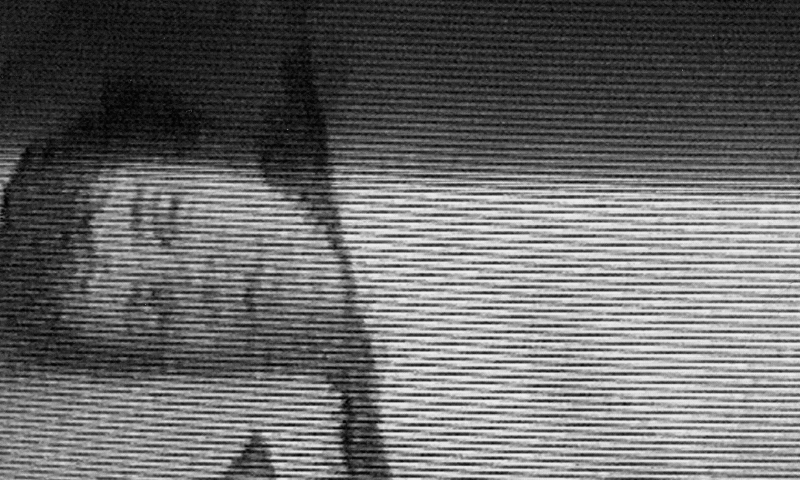
//> input picture 影像還原/image4.png, 1600 x 960 px (shown at 1/2 size)
$ ./影像還原   (built with g++ and OpenCV 4)
//> lines starting //> are read from the running program, lines starting //| are printed output that depends on the picture; after the words box and inside, x2 and y2 are one past the last pixel; in counts of white or black regions, pixels touching at a corner belong together
#include "opencv2/highgui.hpp"
#include "opencv2/imgcodecs.hpp"
#include "opencv2/photo.hpp"
#include "opencv2/opencv.hpp"
#include <opencv2/highgui/highgui_c.h>
#include <stdio.h>
using namespace cv;
using namespace std;
typedef cv::Mat Mat;
using namespace cv;

void mouse_click(int Event, int x, int y, int flags, void* param) {
    if (Event == CV_EVENT_LBUTTONDOWN) {
        cout << x << "\t" << y << endl;
    }
}

void shiftDFT(Mat& mag)
{
    mag = mag(Rect(0, 0, mag.cols & -2, mag.rows & -2));
    int cx = mag.cols / 2;
    int cy = mag.rows / 2;
    Mat q0(mag, Rect(0, 0, cx, cy));
    Mat q1(mag, Rect(cx, 0, cx, cy));
    Mat q2(mag, Rect(0, cy, cx, cy));
    Mat q3(mag, Rect(cx, cy, cx, cy));
    Mat temp;

    q0.copyTo(temp);//q0 q3 swap 傅立葉變換後的圖像左上和右下互換
    q3.copyTo(q0);
    temp.copyTo(q3);

    q1.copyTo(temp);//q1 q2 swap 傅立葉變換後的圖像右上和左下互換
    q2.copyTo(q1);
    temp.copyTo(q2);
}

int main()
{
    Mat src = imread("image4.png", IMREAD_GRAYSCALE); //灰階輸入原始圖片
//> src is the input picture: 960 rows x 1600 cols, CV_8UC1; min 0, max 251, mean 104.6

    Mat fI;
    src.convertTo(fI, CV_32F);

    //Perform DFT
    Mat fourierTransform1;
    Mat planes[2];

    dft(fI, fourierTransform1, DFT_SCALE | DFT_COMPLEX_OUTPUT);

    shiftDFT(fourierTransform1);

    split(fourierTransform1, planes);// planes[0] = Re(DFT(I)), planes[1] = Im(DFT(I))

    Mat ph, mag;
    mag.zeros(planes[0].rows, planes[0].cols, CV_32F);
    ph.zeros(planes[0].rows, planes[0].cols, CV_32F);
    cartToPolar(planes[0], planes[1], mag, ph);
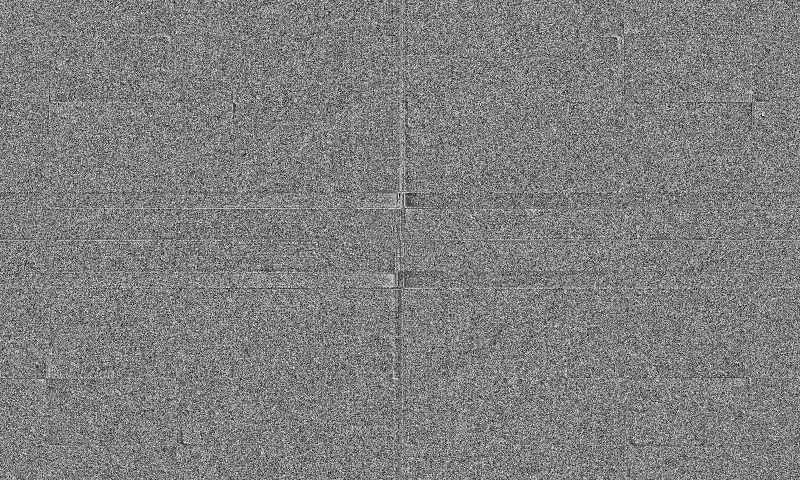
//> ph: 960 rows x 1600 cols, CV_32FC1 (shown at 1/2 size); min 0, max 6.28, mean 3.14; drawn with min black and max white

    namedWindow("Magnitude Spectrum", 0);
    resizeWindow("Magnitude Spectrum", mag.size());
    imshow("Magnitude Spectrum", mag);
    setMouseCallback("Magnitude Spectrum", mouse_click, NULL);

    int cpoint[6][2] = { {794,385},{806,416},{793,450},{808,514},{795,545},{807,575} };
    int r = 15; // 半徑
    // 創建一個與原始圖像相同大小的mask圖像，初始化為1
    cv::Mat mask = cv::Mat::ones(mag.rows, mag.cols, CV_32F);

    // 遍歷峰值
    for (int i = 0; i < 6; i++) {
        // 獲取峰值座標
        int x = cpoint[i][0];
        int y = cpoint[i][1];
        cv::circle(mask, cv::Point(x, y), r, cv::Scalar(0, 0, 0), -1);
    }
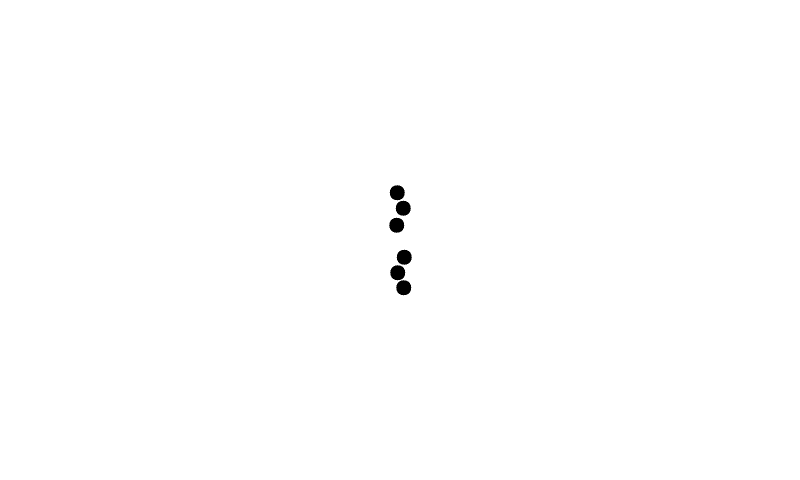
//> mask: 960 rows x 1600 cols, CV_32FC1 (shown at 1/2 size); values 0 (black) and 1 (white), 99.7% white; 6 black regions, box (x1, y1, x2, y2) and area: (779, 370, 810, 401) 709, (791, 401, 822, 432) 709, (778, 435, 809, 466) 709, (793, 499, 824, 530) 709, (780, 530, 811, 561) 709, (792, 560, 823, 591) 709
    namedWindow("mask", 0);
    resizeWindow("mask", mask.size());
    imshow("mask", mask);

    multiply(mag, mask, mag);
//> mag: 960 rows x 1600 cols, CV_32FC1; min 0, max 104.6, mean 0

    namedWindow("mag", 0);
    resizeWindow("mag", mag.size());
    imshow("mag", mag);

    polarToCart(mag, ph, planes[0], planes[1]);

    merge(planes, 2, fourierTransform1);

    shiftDFT(fourierTransform1);

    //Perform IDFT
    Mat inverseTransform1;

    dft(fourierTransform1, inverseTransform1, DFT_INVERSE | DFT_REAL_OUTPUT);
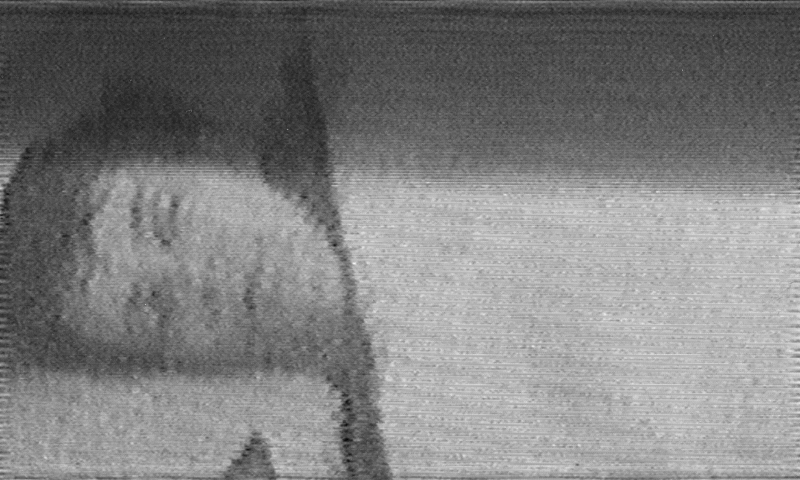
//> inverseTransform1: 960 rows x 1600 cols, CV_32FC1 (shown at 1/2 size); min -42.79, max 252.4, mean 104.6; drawn with min black and max white

    cv::Mat out;
    inverseTransform1.convertTo(out, CV_8U);
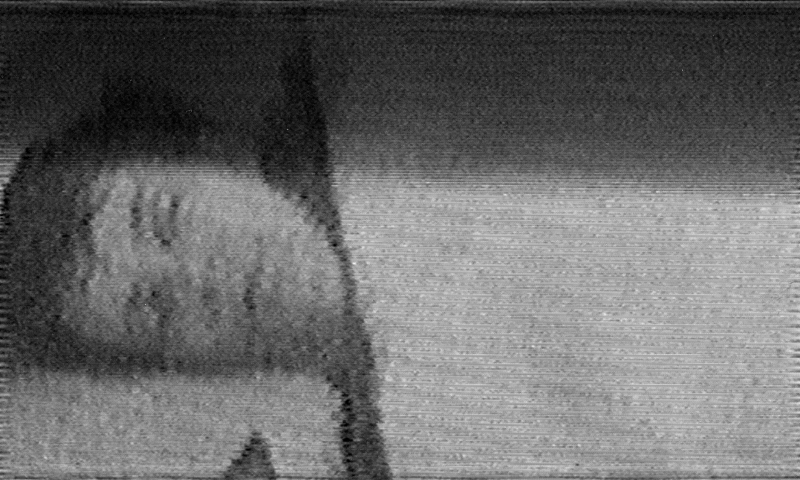
//> out: 960 rows x 1600 cols, CV_8UC1 (shown at 1/2 size); min 0, max 252, mean 104.6
    namedWindow("original image");
    imshow("original image", src);

    namedWindow("result image");
    imshow("result image", out);
    waitKey(0);
}
